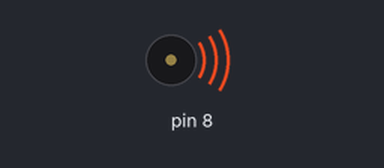
Recording of a sketch running on a simulated Arduino Uno, built with avr-gcc and run on an emulated ATmega328P. Parts: buzzer (waves = sounding).

Above: at 0.1 s.
Timing chart, 0 to 1.7 s (numbered marks = the images above):
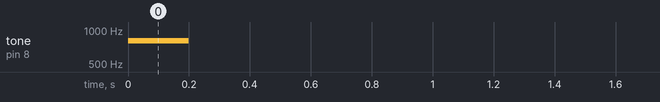

The sketch:

week03_1_pinMode_OUTPUT_tone_8_800_200_delay.ino
```cpp
//week03_1_pinMode_OUTPUT_tone_8_800_200_delay
void setup() {
  pinMode(8,OUTPUT);//負責發聲音
  tone(8,800,200);
  delay(1000);
}

void loop() {
  // put your main code here, to run repeatedly:

}
```
